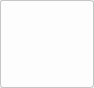
<?xml version="1.0" encoding="UTF-8"?>
<ui version="4.0">
 <class>legendPlotClass</class>
 <widget class="QWidget" name="legendPlotClass">
  <property name="geometry">
   <rect>
    <x>0</x>
    <y>0</y>
    <width>94</width>
    <height>88</height>
   </rect>
  </property>
  <property name="minimumSize">
   <size>
    <width>0</width>
    <height>30</height>
   </size>
  </property>
  <property name="maximumSize">
   <size>
    <width>166777</width>
    <height>166777</height>
   </size>
  </property>
  <property name="windowTitle">
   <string>legendPlot</string>
  </property>
  <property name="styleSheet">
   <string notr="true">#legendPlotClass{
border:none;
}
#legendWnd{
border-radius: 3px;
border: 1px solid #C5C6C8;
background:rgba(255,255,255,0.9);
}

#blueBtn{
border:none;
border-image:url(:/Images/legendBlue.png);
}

#redBtn{
border:none;
border-image:url(:/Images/legendRed.png);
}
QLabel{

font-family: Arial;
font-weight: bold;
font-size: 13px;
color: #333333;
line-height: 15px;
text-align: left;
font-style: normal;
}</string>
  </property>
  <layout class="QVBoxLayout" name="verticalLayout_2">
   <property name="spacing">
    <number>0</number>
   </property>
   <property name="leftMargin">
    <number>0</number>
   </property>
   <property name="topMargin">
    <number>0</number>
   </property>
   <property name="rightMargin">
    <number>0</number>
   </property>
   <property name="bottomMargin">
    <number>0</number>
   </property>
   <item>
    <widget class="QWidget" name="legendWnd" native="true">
     <layout class="QVBoxLayout" name="verticalLayout">
      <property name="spacing">
       <number>10</number>
      </property>
      <property name="leftMargin">
       <number>10</number>
      </property>
      <property name="topMargin">
       <number>8</number>
      </property>
      <property name="rightMargin">
       <number>8</number>
      </property>
      <property name="bottomMargin">
       <number>8</number>
      </property>
      <item>
       <widget class="QWidget" name="graphBlueWnd" native="true">
        <layout class="QHBoxLayout" name="horizontalLayout">
         <property name="spacing">
          <number>10</number>
         </property>
         <property name="leftMargin">
          <number>0</number>
         </property>
         <property name="topMargin">
          <number>0</number>
         </property>
         <property name="rightMargin">
          <number>0</number>
         </property>
         <property name="bottomMargin">
          <number>0</number>
         </property>
         <item>
          <widget class="QToolButton" name="blueBtn">
           <property name="minimumSize">
            <size>
             <width>22</width>
             <height>12</height>
            </size>
           </property>
           <property name="maximumSize">
            <size>
             <width>22</width>
             <height>12</height>
            </size>
           </property>
           <property name="text">
            <string/>
           </property>
          </widget>
         </item>
         <item>
          <widget class="QLabel" name="blueLabel">
           <property name="text">
            <string/>
           </property>
          </widget>
         </item>
        </layout>
       </widget>
      </item>
      <item>
       <widget class="QWidget" name="graphRedWnd" native="true">
        <layout class="QHBoxLayout" name="horizontalLayout_2">
         <property name="spacing">
          <number>10</number>
         </property>
         <property name="leftMargin">
          <number>0</number>
         </property>
         <property name="topMargin">
          <number>0</number>
         </property>
         <property name="rightMargin">
          <number>0</number>
         </property>
         <property name="bottomMargin">
          <number>0</number>
         </property>
         <item>
          <widget class="QToolButton" name="redBtn">
           <property name="minimumSize">
            <size>
             <width>22</width>
             <height>12</height>
            </size>
           </property>
           <property name="maximumSize">
            <size>
             <width>22</width>
             <height>12</height>
            </size>
           </property>
           <property name="text">
            <string/>
           </property>
          </widget>
         </item>
         <item>
          <widget class="QLabel" name="redLabel">
           <property name="text">
            <string/>
           </property>
          </widget>
         </item>
        </layout>
       </widget>
      </item>
     </layout>
    </widget>
   </item>
  </layout>
 </widget>
 <layoutdefault spacing="6" margin="11"/>
 <resources>
  <include location="../../MagDetection.qrc"/>
 </resources>
 <connections/>
</ui>
